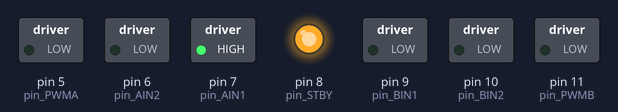
This sketch was run on a simulated Arduino Uno, built with avr-gcc and run on an emulated ATmega328P. On the bench: switched loads named in the sketch (green lamp = pin HIGH), output pins drawn as LEDs (lit = HIGH).

Above: at 1.15 s.
At 2.3 s:
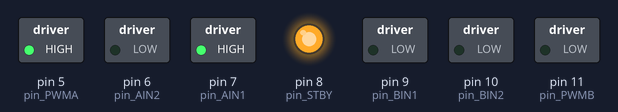
At 8.9 s:
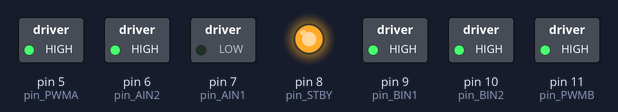
At 18.7 s:
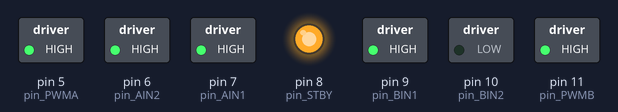
At 28.6 s:
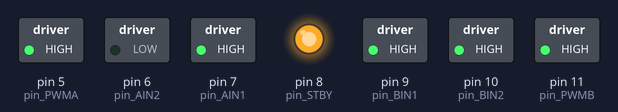
At 38.4 s:
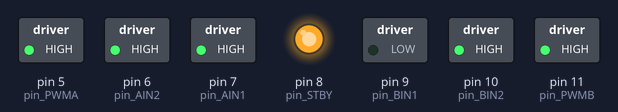
Timing chart, 0 to 39.9 s (numbered marks = the images above):
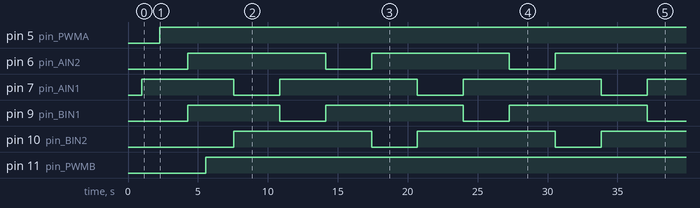

Measured:
- by itself, pin 5 (pin_PWMA): LOW → HIGH at 2.3 s
- by itself, pin 6 (pin_AIN2), pin 10 (pin_BIN2): alternates HIGH for 9.8 s and LOW for 3.3 s
- by itself, pin 7 (pin_AIN1), pin 9 (pin_BIN1): repeats every 13.1 s: LOW 3.3 s, HIGH 9.8 s
- by itself, pin 11 (pin_PWMB): LOW → HIGH at 5.6 s

The sketch:

prg1-ArduinoUno-ModuleTB6612FNG-pilotage-PWM-moteurs.ino
```cpp
// (licence header left out)
// Affectation des broches Arduino Uno, pour le pilotage du TB 6612 FNG
#define pin_PWMA  5    // La broche PWMA du module TB6612FNG sera reliée à la broche D5  de l'Arduino Uno (ligne PWM native/matérielle Arduino ? Oui !)
#define pin_AIN2  6    // La broche AIN2 du module TB6612FNG sera reliée à la broche D6  de l'Arduino Uno
#define pin_AIN1  7    // La broche AIN1 du module TB6612FNG sera reliée à la broche D7  de l'Arduino Uno
#define pin_STBY  8    // La broche STBY du module TB6612FNG sera reliée à la broche D8  de l'Arduino Uno
#define pin_BIN1  9    // La broche BIN1 du module TB6612FNG sera reliée à la broche D9  de l'Arduino Uno
#define pin_BIN2 10    // La broche BIN2 du module TB6612FNG sera reliée à la broche D10 de l'Arduino Uno
#define pin_PWMB 11    // La broche PWMB du module TB6612FNG sera reliée à la broche D11 de l'Arduino Uno (ligne PWM native/matérielle Arduino ? Oui !)


// ========================
// Initialisation programme
// ========================
void setup() {

  delay(1000);
  // ----------------------------------------------------------------------------
  // Configuration de toutes les broches Arduino en "sortie" et mise à "état bas"
  // ----------------------------------------------------------------------------
  pinMode(pin_STBY, OUTPUT);    digitalWrite(pin_STBY, LOW);
  pinMode(pin_AIN1, OUTPUT);    digitalWrite(pin_AIN1, LOW);
  pinMode(pin_AIN2, OUTPUT);    digitalWrite(pin_AIN2, LOW);
  pinMode(pin_BIN1, OUTPUT);    digitalWrite(pin_BIN1, LOW);
  pinMode(pin_BIN2, OUTPUT);    digitalWrite(pin_BIN2, LOW);
  pinMode(pin_PWMA, OUTPUT);    digitalWrite(pin_PWMA, LOW);
  pinMode(pin_PWMB, OUTPUT);    digitalWrite(pin_PWMB, LOW);

  // -----------------------
  // Activation du TB6612FNG
  // -----------------------
  digitalWrite(pin_STBY, HIGH);     // Mise à "l'état haut" de la ligne STBY, pour activer la puce TB6612 FNG

}


// =================
// Boucle principale
// =================
void loop() {

  // ----------------
  // Principe de base
  // ----------------
  // Pour faire passer la vitesse d'un moteur de 0 à 100%, on va simplement utiliser un signal PWM,
  // et faire varier son rapport cyclique de 0 à 100%. Pour ce faire, on utilisera la fonction
  // "analogWrite", sur une sortie spécifique PWM arduino ; à noter que cette fonction requiert
  // un argument compris entre 0 et 255 (0 correspondant à un rapport cyclique de 0%, et 255 à un
  // rapport cyclique de 100%). Juste pour info : le signal PWM aura une fréquence fixe (celle par défaut),
  // donc seul son rapport cyclique varie (faisant ainsi varier la tension moyenne, aux bornes des moteurs).


  // -----------------------------------------------------------|
  // |            Table de vérité pilotage moteurs              |
  // -----------------------------------------------------------|
  // | xIN1 | xIN2 | Mode                                       |
  // |----------------------------------------------------------|
  // | LOW  | LOW  | Arrêt            (rotation libre)          |
  // | LOW  | HIGH | Marche "arrière" (rotation sens "inverse") |
  // | HIGH | LOW  | Marche "avant"   (rotation sens "normal")  |
  // | HIGH | HIGH | Arrêt            (rotation freinée)        |
  // -----------------------------------------------------------|


  // -----------------------------------------------------------------------------------------------
  // Test partie 1/4 : passage progressif (de 0 à 100%) de la vitesse du moteur A, en "marche avant"
  // -----------------------------------------------------------------------------------------------
  digitalWrite(pin_AIN1, HIGH);     // MARCHE AVANT   (IN1 à l'état haut, et IN2 à l'état bas)
  digitalWrite(pin_AIN2, LOW);
  for(int i=0 ; i <= 255 ; i++) {
    analogWrite(pin_PWMA, i);
    delay(5);
  }
  delay(2000);                      // Laisser tourner "à fond" pendant 2 secondes de plus
  digitalWrite(pin_AIN1, HIGH);     // ARRÊT          (IN1 et IN2 à l'état haut)
  digitalWrite(pin_AIN2, HIGH);

  // -----------------------------------------------------------------------------------------------
  // Test partie 2/4 : passage progressif (de 0 à 100%) de la vitesse du moteur B, en "marche avant"
  // -----------------------------------------------------------------------------------------------
  digitalWrite(pin_BIN1, HIGH);     // MARCHE AVANT   (IN1 à l'état haut, et IN2 à l'état bas)
  digitalWrite(pin_BIN2, LOW);
  for(int i=0 ; i <= 255 ; i++) {
    analogWrite(pin_PWMB, i);
    delay(5);
  }
  delay(2000);                      // Laisser tourner "à fond" pendant 2 secondes de plus
  digitalWrite(pin_BIN1, HIGH);     // ARRÊT          (IN1 et IN2 à l'état haut)
  digitalWrite(pin_BIN2, HIGH);

  // -------------------------------------------------------------------------------------------------
  // Test partie 3/4 : passage progressif (de 0 à 100%) de la vitesse du moteur A, en "marche arrière"
  // -------------------------------------------------------------------------------------------------
  digitalWrite(pin_AIN1, LOW);      // MARCHE ARRIÈRE (IN1 à l'état bas, et IN2 à l'état haut)
  digitalWrite(pin_AIN2, HIGH);
  for(int i=0 ; i <= 255 ; i++) {
    analogWrite(pin_PWMA, i);
    delay(5);
  }
  delay(2000);                      // Laisser tourner "à fond" pendant 2 secondes de plus
  digitalWrite(pin_AIN1, HIGH);     // ARRÊT          (IN1 et IN2 à l'état haut)
  digitalWrite(pin_AIN2, HIGH);

  // -------------------------------------------------------------------------------------------------
  // Test partie 4/4 : passage progressif (de 0 à 100%) de la vitesse du moteur B, en "marche arrière"
  // -------------------------------------------------------------------------------------------------
  digitalWrite(pin_BIN1, LOW);      // MARCHE ARRIÈRE (IN1 à l'état bas, et IN2 à l'état haut)
  digitalWrite(pin_BIN2, HIGH);
  for(int i=0 ; i <= 255 ; i++) {
    analogWrite(pin_PWMB, i);
    delay(5);
  }
  delay(2000);                      // Laisser tourner "à fond" pendant 2 secondes de plus
  digitalWrite(pin_BIN1, HIGH);     // ARRÊT          (IN1 et IN2 à l'état haut)
  digitalWrite(pin_BIN2, HIGH);

}
```
